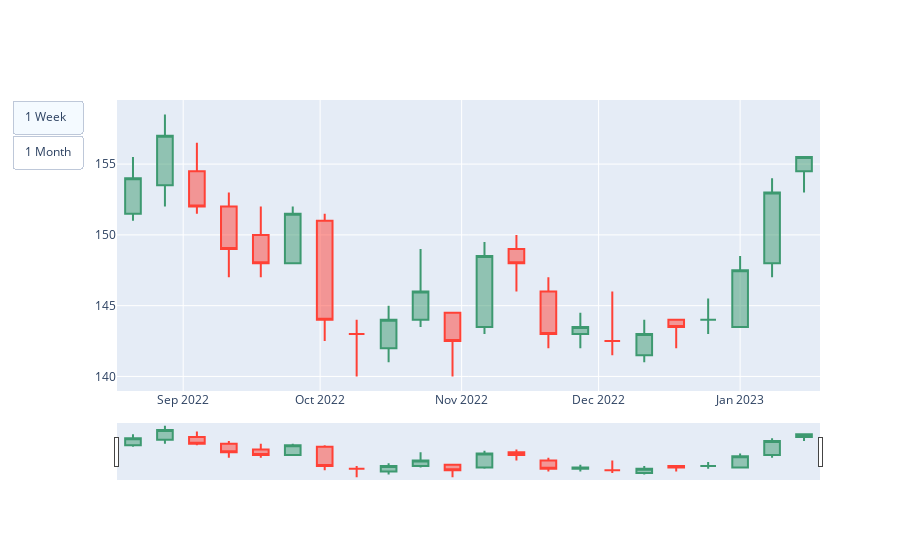

The code cell stored with this chart in its notebook:
### Code cell
trace1 = go.Candlestick(x=re_df1w['Date'],
                        open=re_df1w['Open'],
                        high=re_df1w['High'],
                        low=re_df1w['Low'],
                        close=re_df1w['Close'])

trace2 = go.Candlestick(x=re_df1m['Date'],
                        open=re_df1m['Open'],
                        high=re_df1m['High'],
                        low=re_df1m['Low'],
                        close=re_df1m['Close'])

data1 = [trace1]
data2 = [trace2]
layout = go.Layout()
fig = go.Figure(data=data1, layout=layout)

fig.update_layout(
    updatemenus=[
        dict(
            type='buttons',
            buttons=[
                dict(
                    label='1 Week',
                    method='update',
                    args=[{'data': trace1}]
                ),
                dict(
                    label='1 Month',
                    method='update',
                    args=[{'data': trace2}]
                )])])

fig.show()

### Figure 1 — Plotly figure (JSON) as saved in the notebook; plotly's stock layout.template omitted (floating-point values rounded to 4 significant figures)
{"data": [{"close": [154, 157, 152, 149, 148, 151.5, 144, 143, 144, 146, 142.5, 148.5, 148, 143, 143.5, 142.5, 143, 143.5, 144, 147.5, 153, 155.5], "high": [155.5, 158.5, 156.5, 153, 152, 152, 151.5, 144, 145, 149, 144.5, 149.5, 150, 147, 144.5, 146, 144, 144, 145.5, 148.5, 154, 155.5], "low": [151, 152, 151.5, 147, 147, 148, 142.5, 140, 141, 143.5, 140, 143, 146, 142, 142, 141.5, 141, 142, 143, 143.5, 147, 153], "open": [151.5, 153.5, 154.5, 152, 150, 148, 151, 143, 142, 144, 144.5, 143.5, 149, 146, 143, 142.5, 141.5, 144, 144, 143.5, 148, 154.5], "type": "candlestick", "x": ["2022-08-21T00:00:00", "2022-08-28T00:00:00", "2022-09-04T00:00:00", "2022-09-11T00:00:00", "2022-09-18T00:00:00", "2022-09-25T00:00:00", "2022-10-02T00:00:00", "2022-10-09T00:00:00", "2022-10-16T00:00:00", "2022-10-23T00:00:00", "2022-10-30T00:00:00", "2022-11-06T00:00:00", "2022-11-13T00:00:00", "2022-11-20T00:00:00", "2022-11-27T00:00:00", "2022-12-04T00:00:00", "2022-12-11T00:00:00", "2022-12-18T00:00:00", "2022-12-25T00:00:00", "2023-01-01T00:00:00", "2023-01-08T00:00:00", "2023-01-15T00:00:00"]}], "layout": {"updatemenus": [{"buttons": [{"args": [{"data": {"close": [154, 157, 152, 149, 148, 151.5, 144, 143, 144, 146, 142.5, 148.5, 148, 143, 143.5, 142.5, 143, 143.5, 144, 147.5, 153, 155.5], "high": [155.5, 158.5, 156.5, 153, 152, 152, 151.5, 144, 145, 149, 144.5, 149.5, 150, 147, 144.5, 146, 144, 144, 145.5, 148.5, 154, 155.5], "low": [151, 152, 151.5, 147, 147, 148, 142.5, 140, 141, 143.5, 140, 143, 146, 142, 142, 141.5, 141, 142, 143, 143.5, 147, 153], "open": [151.5, 153.5, 154.5, 152, 150, 148, 151, 143, 142, 144, 144.5, 143.5, 149, 146, 143, 142.5, 141.5, 144, 144, 143.5, 148, 154.5], "type": "candlestick", "x": ["2022-08-21T00:00:00", "2022-08-28T00:00:00", "2022-09-04T00:00:00", "2022-09-11T00:00:00", "2022-09-18T00:00:00", "2022-09-25T00:00:00", "2022-10-02T00:00:00", "2022-10-09T00:00:00", "2022-10-16T00:00:00", "2022-10-23T00:00:00", "2022-10-30T00:00:00", "2022-11-06T00:00:00", "2022-11-13T00:00:00", "2022-11-20T00:00:00", "2022-11-27T00:00:00", "2022-12-04T00:00:00", "2022-12-11T00:00:00", "2022-12-18T00:00:00", "2022-12-25T00:00:00", "2023-01-01T00:00:00", "2023-01-08T00:00:00", "2023-01-15T00:00:00"]}}], "label": "1 Week", "method": "update"}, {"args": [{"data": {"close": [153.5, 144, 146, 144.5, 147.5, 155.5], "high": [158.5, 154, 149, 150, 148.5, 155.5], "low": [151, 142.5, 140, 141.5, 141, 147], "open": [151.5, 153, 143, 147.5, 144.5, 148], "type": "candlestick", "x": ["2022-08-31T00:00:00", "2022-09-30T00:00:00", "2022-10-31T00:00:00", "2022-11-30T00:00:00", "2022-12-31T00:00:00", "2023-01-31T00:00:00"]}}], "label": "1 Month", "method": "update"}], "type": "buttons"}]}}
